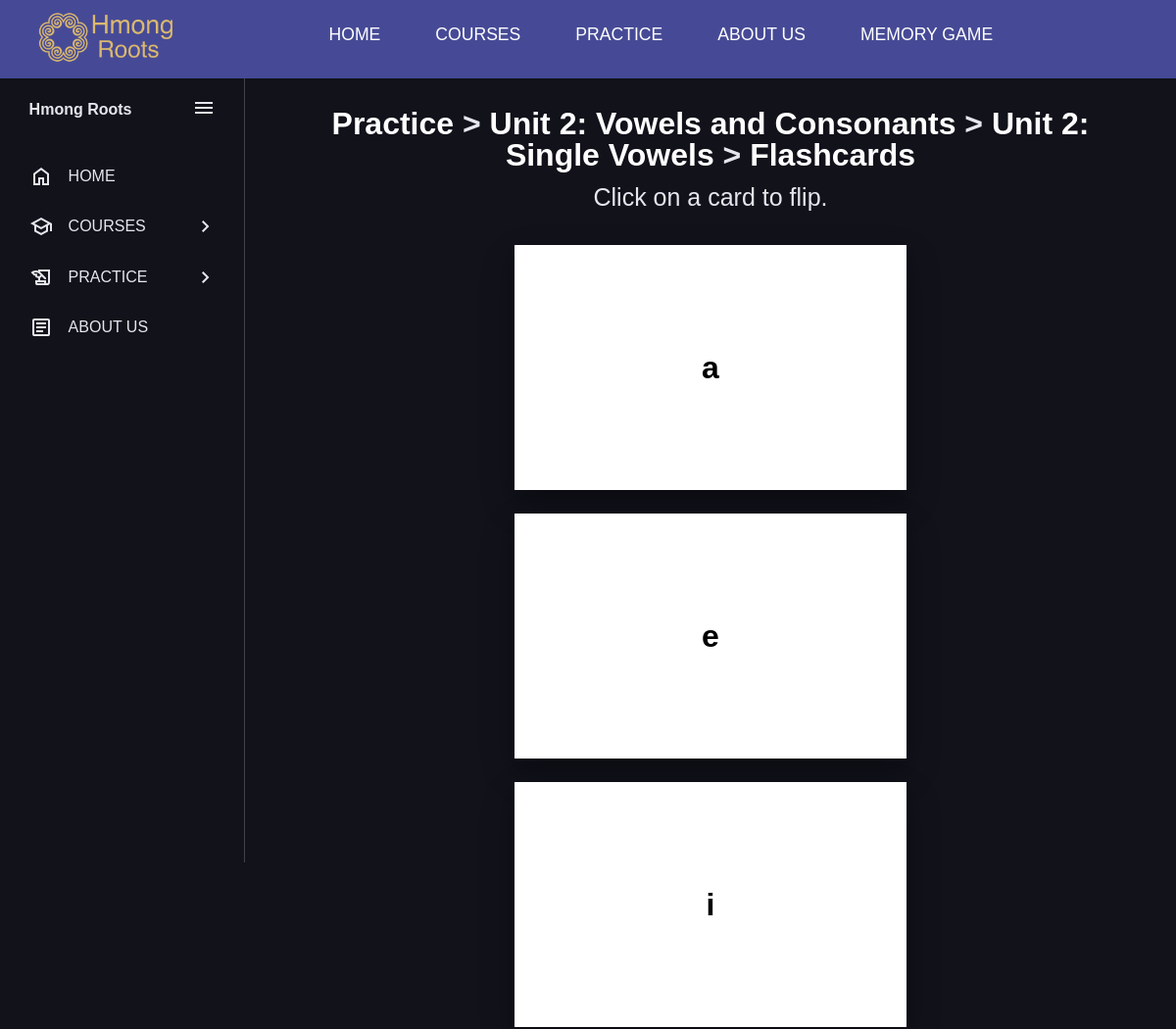
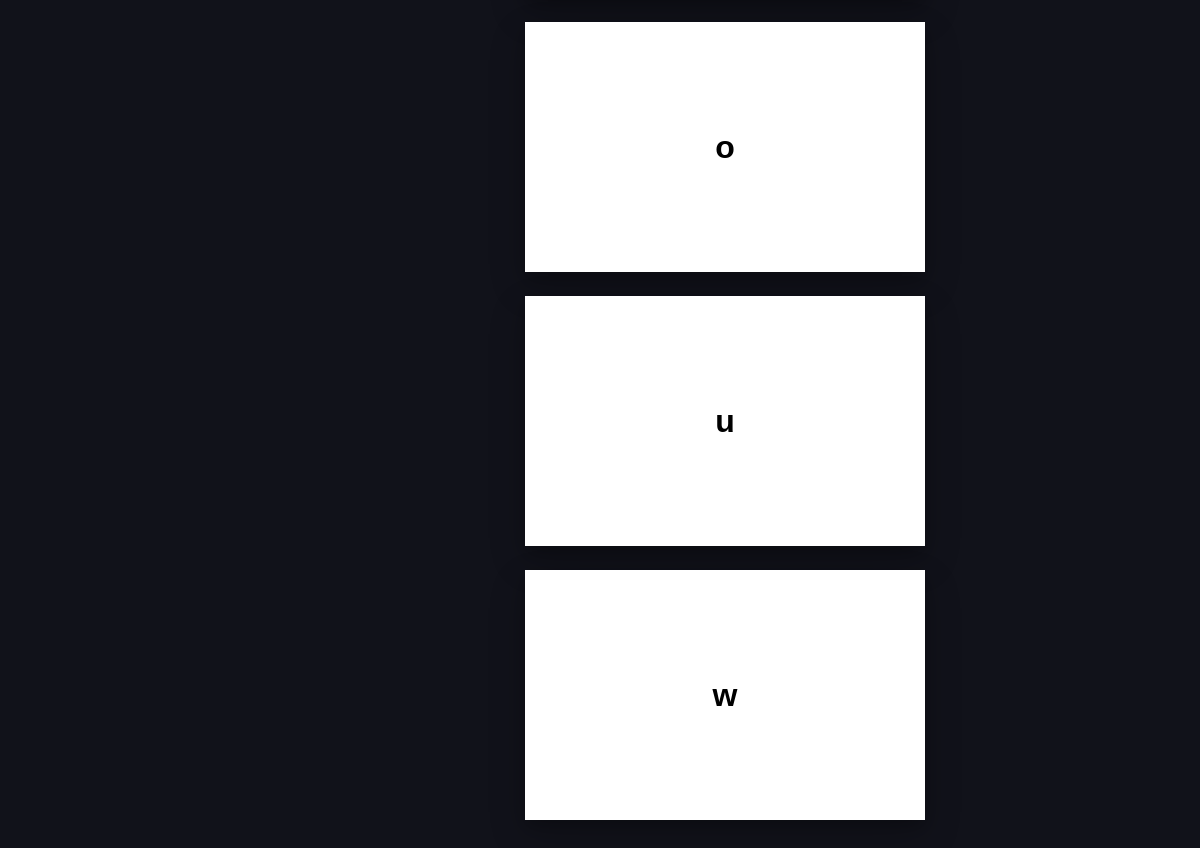
Page /practice/p2_sVowels_cards/ on the committed database (2 pictures, top to bottom).
### main/models.py (models this page shows, shortened)
class Word(models.Model):
    english_word = models.CharField(max_length=255)
    hmong_word = models.CharField(max_length=255)
    category = models.CharField(max_length=255, blank=True, null=True)
    male_audio_url = models.TextField(blank=True, null=True)
    female_audio_url = models.TextField(blank=True, null=True)
    pronunciation_video_url = models.TextField(blank=True, null=True)
    real_video_url = models.TextField(blank=True, null=True)
    animated_video_url = models.TextField(blank=True, null=True)
    image_filename = models.CharField(max_length=255, blank=True, null=True)

### main/views.py (the view)
# urls.py: path('practice/p2_sVowels_cards/', views.p2_sVowels_cards, name='p2_sVowels_cards'),
def p2_sVowels_cards(request):
    words = Word.objects.filter(category="Single Vowels")
    return render(request, 'practice/p2_sVowels_cards.html', {'words': words})

### main/templates/practice/p2_sVowels_cards.html
{% extends 'base.html' %}
{% load static %}
{% block content %}
<h1>
    <a href="{% url 'practice' %}" class="heading-link">Practice</a>
     >
    <a href="{% url 'p2_vowels_consonants' %}" class="heading-link">Unit 2: Vowels and Consonants</a>
     >
    <a href="{% url 'p2_single_vowels' %}" class="heading-link">Unit 2: Single Vowels</a>
     >
    <a href="{% url 'p2_sVowels_cards' %}" class="heading-link">Flashcards</a>
</h1>
<p style="text-align: center; margin-top: 15px; margin-bottom: 5px; font-size: 25px;">Click on a card to flip.</p>
<div id="flashcard-container" class="flashcard-container">
    {% for word in words %}
    <div class="card-wrapper">
        <div class="card-body">
            <div class="card-front">
                <p>{{ word.english_word }}</p>
            </div>
            <div class="card-back">
                <p>{{ word.hmong_word }}</p>
            </div>
        </div>
    </div>
    {% endfor %}
</div>
{% endblock %}

### main/static/css/styles.css (style rules this page uses)
:root { --base-color: #11121a; --line-color: #42434a; --hover-color: #222533; --text-color: #e6e6ef; --accent-color: #f77062; --secondary-text-color: #b0b3c1; --secondary-color: #464A96; }
* { box-sizing: border-box; margin: 0; padding: 0; font-family: 'Poppins', sans-serif; }
html { line-height: 1.5rem; }
h1 { text-align: center; margin-top: 5px; margin-bottom: 5px; line-height: 1; }
.flashcard-container { display: flex; flex-wrap: wrap; justify-content: center; gap: 1.5rem; padding: 2rem 0; }
.card-wrapper { width: 25rem; height: 250px; perspective: 1000px; }
.card-body { position: relative; width: 100%; height: 100%; text-align: center; transition: transform 0.6s; transform-style: preserve-3d; box-shadow: 0 15px 35px rgba(0,0,0,0.2), 0 5px 15px rgba(0,0,0,0.19); cursor: pointer; }
.card-front, .card-back { background-color: #ffffff; position: absolute; width: 100%; height: 100%; backface-visibility: hidden; display: flex; align-items: center; justify-content: center; font-size: xx-large; padding: 1rem; flex-direction: column; }
.card-back { transform: rotateX(180deg); }
.card-front p, .card-back p { margin: 0; font-weight: bold; color: black; }
.heading-link { color: #fff; justify-content: center; text-decoration: none; }

### rows in the picture
Word: english_word "a"
Word: english_word "e"
Word: english_word "i"
Word: english_word "o"
Word: english_word "u"
Word: english_word "w"
